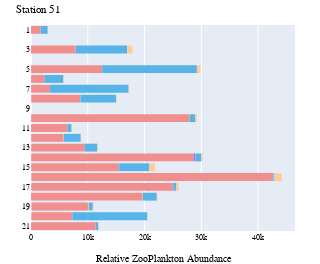
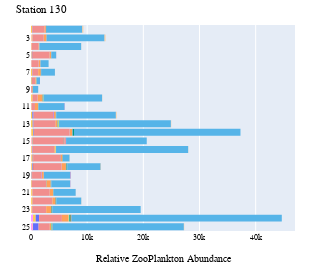

The notebook cell these images were saved under, in order:
### Code cell
stations = ['51', '130']

cm_to_px = 96 / 2.54  # Conversion factor from centimeters to pixels
width_in_cm = 5
height_in_cm = 7

tax_colors = {}

for station in stations:
    grouped_df = zooplankton_long[zooplankton_long['StationPrefix'] == station][['Station', 'ZooScan_group', 'count']]
    
    grouped_df = grouped_df.groupby(['Station', 'ZooScan_group']).agg({'count':'sum'}).reset_index()
    
    # Split station into prefix and suffix and change to integer
    grouped_df['Sample'] = [x.split('_')[1] for x in grouped_df['Station']]
    
    fig = px.histogram(grouped_df.sort_values(["Sample", 'ZooScan_group'], ascending=[True, True]), 
                x="count", 
                y="Sample",
                
                color='ZooScan_group',
                color_discrete_map={
                    "Rare": "#545454",
                    "Noctiluca": "#56B4E8",
                    "Calanoida": "#F18E8E",
                    "Echinodermata": "#009A83",
                    "Harpacticoida": "#F0E442",
                    "Mollusca": "#FF6600",
                    "Pisces_egg": "#FFCC99",
                    "Pisces_larvae": "#6600CC",
                },
                category_orders={
                    "Sample": ['1', '2', '3', '4', '5', '6', '7', '8', '9', '10',
                               '11', '12', '13', '14', '15', '16', '17', '18', '19', '20',
                               '21', '22', '23', '24', '25']
                },                        
                orientation='h'
            )

    fig.update_layout(
        font=dict(
            family="Times New Roman, serif",  # Set the font family to Times New Roman
            size=8,  # Set the font size
            color="black"  # Set the font color
        ),
        autosize=False,
        width=width_in_cm * cm_to_px,
        height=height_in_cm * cm_to_px,
        margin=dict( # Set the margins
            l=0,  # Left margin
            r=25,  # Right margin
            b=25,  # Bottom margin
            t=25  # Top margin
        ),
        showlegend=False,
        xaxis_title_text='Relative ZooPlankton Abundance',
        title_text='Station {}'.format(station),
        yaxis_title_text=''
    )

    fig.show()

    for trace in fig.data:
        # If trace is not in the dictionary, add it
        if trace.name not in tax_colors:
            # If trace contains a color already in use, give an error
            if trace.marker.color in tax_colors.values():
                raise ValueError(f'Color for {trace.name} already in use, review color disctrete map')
            tax_colors[trace.name] = trace.marker.color
           
    # Save figure as svg
    fig.write_image("../figures/zooplankton/zooscan_absolute_abundance_{}.svg".format(station), scale=1)

### Figure 1 — Plotly figure (JSON) as saved in the notebook; plotly's stock layout.template omitted (floating-point values rounded to 4 significant figures)
{"data": [{"alignmentgroup": "True", "bingroup": "y", "histfunc": "sum", "hovertemplate": "ZooScan_group=Annelida<br>sum of count=%{x}<br>Sample=%{y}<extra></extra>", "legendgroup": "Annelida", "marker": {"color": "#FF97FF", "pattern": {"shape": ""}}, "name": "Annelida", "offsetgroup": "Annelida", "orientation": "h", "showlegend": true, "type": "histogram", "x": [2.688, 24.33, 0, 11.51, 32.57, 43.37, 21.9, 67.3, 23.33, 12.11, 126.3, 0, 110.6, 19.17, 10.98, 0, 0, 6.082, 25.27, 50.41, 0], "xaxis": "x", "y": ["1", "10", "11", "12", "13", "14", "15", "16", "17", "18", "19", "2", "20", "21", "3", "4", "5", "6", "7", "8", "9"], "yaxis": "y"}, {"alignmentgroup": "True", "bingroup": "y", "histfunc": "sum", "hovertemplate": "ZooScan_group=Appendicularia<br>sum of count=%{x}<br>Sample=%{y}<extra></extra>", "legendgroup": "Appendicularia", "marker": {"color": "#FECB52", "pattern": {"shape": ""}}, "name": "Appendicularia", "offsetgroup": "Appendicularia", "orientation": "h", "showlegend": true, "type": "histogram", "x": [5.375, 0, 11.9, 5.755, 5.429, 10.84, 0, 0, 0, 0, 12.63, 0, 0, 0, 5.491, 0, 11.74, 3.041, 0, 6.302, 0], "xaxis": "x", "y": ["1", "10", "11", "12", "13", "14", "15", "16", "17", "18", "19", "2", "20", "21", "3", "4", "5", "6", "7", "8", "9"], "yaxis": "y"}, {"alignmentgroup": "True", "bingroup": "y", "histfunc": "sum", "hovertemplate": "ZooScan_group=Bellerochea<br>sum of count=%{x}<br>Sample=%{y}<extra></extra>", "legendgroup": "Bellerochea", "marker": {"color": "#636efa", "pattern": {"shape": ""}}, "name": "Bellerochea", "offsetgroup": "Bellerochea", "orientation": "h", "showlegend": true, "type": "histogram", "x": [0, 0, 0, 0, 0, 0, 0, 0, 0, 0, 0, 0, 0, 0, 0, 0, 0, 0, 0, 0, 0], "xaxis": "x", "y": ["1", "10", "11", "12", "13", "14", "15", "16", "17", "18", "19", "2", "20", "21", "3", "4", "5", "6", "7", "8", "9"], "yaxis": "y"}, {"alignmentgroup": "True", "bingroup": "y", "histfunc": "sum", "hovertemplate": "ZooScan_group=Brachyura_zoea<br>sum of count=%{x}<br>Sample=%{y}<extra></extra>", "legendgroup": "Brachyura_zoea", "marker": {"color": "#EF553B", "pattern": {"shape": ""}}, "name": "Brachyura_zoea", "offsetgroup": "Brachyura_zoea", "orientation": "h", "showlegend": true, "type": "histogram", "x": [0, 0, 5.952, 17.27, 16.29, 75.9, 21.9, 0, 23.33, 0, 6.314, 0, 0, 0, 0, 0, 0, 0, 0, 0, 0], "xaxis": "x", "y": ["1", "10", "11", "12", "13", "14", "15", "16", "17", "18", "19", "2", "20", "21", "3", "4", "5", "6", "7", "8", "9"], "yaxis": "y"}, {"alignmentgroup": "True", "bingroup": "y", "histfunc": "sum", "hovertemplate": "ZooScan_group=Calanoida<br>sum of count=%{x}<br>Sample=%{y}<extra></extra>", "legendgroup": "Calanoida", "marker": {"color": "#F18E8E", "pattern": {"shape": ""}}, "name": "Calanoida", "offsetgroup": "Calanoida", "orientation": "h", "showlegend": true, "type": "histogram", "x": [1669.0, 27930.0, 6362.0, 5675.0, 9397.0, 28520.0, 15390.0, 42510.0, 24920.0, 19590.0, 9939.0, 0, 7087.0, 11330.0, 7819.0, 0, 12490.0, 2363.0, 3298.0, 8570.0, 0], "xaxis": "x", "y": ["1", "10", "11", "12", "13", "14", "15", "16", "17", "18", "19", "2", "20", "21", "3", "4", "5", "6", "7", "8", "9"], "yaxis": "y"}, {"alignmentgroup": "True", "bingroup": "y", "histfunc": "sum", "hovertemplate": "ZooScan_group=Caridae_zoea<br>sum of count=%{x}<br>Sample=%{y}<extra></extra>", "legendgroup": "Caridae_zoea", "marker": {"color": "#00cc96", "pattern": {"shape": ""}}, "name": "Caridae_zoea", "offsetgroup": "Caridae_zoea", "orientation": "h", "showlegend": true, "type": "histogram", "x": [0, 0, 5.952, 0, 0, 32.53, 10.95, 0, 0, 0, 0, 0, 0, 0, 0, 0, 0, 0, 0, 0, 0], "xaxis": "x", "y": ["1", "10", "11", "12", "13", "14", "15", "16", "17", "18", "19", "2", "20", "21", "3", "4", "5", "6", "7", "8", "9"], "yaxis": "y"}, {"alignmentgroup": "True", "bingroup": "y", "histfunc": "sum", "hovertemplate": "ZooScan_group=Cirripeda_cyp<br>sum of count=%{x}<br>Sample=%{y}<extra></extra>", "legendgroup": "Cirripeda_cyp", "marker": {"color": "#ab63fa", "pattern": {"shape": ""}}, "name": "Cirripeda_cyp", "offsetgroup": "Cirripeda_cyp", "orientation": "h", "showlegend": true, "type": "histogram", "x": [13.44, 0, 23.81, 11.51, 32.57, 260.2, 43.81, 44.87, 116.7, 36.33, 63.14, 0, 26.03, 38.33, 32.94, 0, 0, 3.041, 18.95, 44.11, 0], "xaxis": "x", "y": ["1", "10", "11", "12", "13", "14", "15", "16", "17", "18", "19", "2", "20", "21", "3", "4", "5", "6", "7", "8", "9"], "yaxis": "y"}, {"alignmentgroup": "True", "bingroup": "y", "histfunc": "sum", "hovertemplate": "ZooScan_group=Cirripeda_naup<br>sum of count=%{x}<br>Sample=%{y}<extra></extra>", "legendgroup": "Cirripeda_naup", "marker": {"color": "#FFA15A", "pattern": {"shape": ""}}, "name": "Cirripeda_naup", "offsetgroup": "Cirripeda_naup", "orientation": "h", "showlegend": true, "type": "histogram", "x": [0, 0, 11.9, 0, 0, 21.69, 21.9, 0, 0, 24.22, 0, 0, 0, 0, 21.96, 0, 0, 0, 0, 0, 0], "xaxis": "x", "y": ["1", "10", "11", "12", "13", "14", "15", "16", "17", "18", "19", "2", "20", "21", "3", "4", "5", "6", "7", "8", "9"], "yaxis": "y"}, {"alignmentgroup": "True", "bingroup": "y", "histfunc": "sum", "hovertemplate": "ZooScan_group=Cnidaria<br>sum of count=%{x}<br>Sample=%{y}<extra></extra>", "legendgroup": "Cnidaria", "marker": {"color": "#19d3f3", "pattern": {"shape": ""}}, "name": "Cnidaria", "offsetgroup": "Cnidaria", "orientation": "h", "showlegend": true, "type": "histogram", "x": [16.13, 48.65, 0, 17.27, 27.14, 21.69, 0, 22.43, 0, 12.11, 0, 0, 0, 0, 21.96, 0, 58.68, 0, 0, 25.21, 0], "xaxis": "x", "y": ["1", "10", "11", "12", "13", "14", "15", "16", "17", "18", "19", "2", "20", "21", "3", "4", "5", "6", "7", "8", "9"], "yaxis": "y"}, {"alignmentgroup": "True", "bingroup": "y", "histfunc": "sum", "hovertemplate": "ZooScan_group=Ctenophora<br>sum of count=%{x}<br>Sample=%{y}<extra></extra>", "legendgroup": "Ctenophora", "marker": {"color": "#FF6692", "pattern": {"shape": ""}}, "name": "Ctenophora", "offsetgroup": "Ctenophora", "orientation": "h", "showlegend": true, "type": "histogram", "x": [2.688, 0, 0, 0, 0, 10.84, 0, 0, 0, 0, 0, 0, 0, 0, 10.98, 0, 0, 0, 0, 0, 0], "xaxis": "x", "y": ["1", "10", "11", "12", "13", "14", "15", "16", "17", "18", "19", "2", "20", "21", "3", "4", "5", "6", "7", "8", "9"], "yaxis": "y"}, {"alignmentgroup": "True", "bingroup": "y", "histfunc": "sum", "hovertemplate": "ZooScan_group=Cumacea<br>sum of count=%{x}<br>Sample=%{y}<extra></extra>", "legendgroup": "Cumacea", "marker": {"color": "#B6E880", "pattern": {"shape": ""}}, "name": "Cumacea", "offsetgroup": "Cumacea", "orientation": "h", "showlegend": true, "type": "histogram", "x": [2.688, 24.33, 0, 46.04, 0, 10.84, 21.9, 44.87, 23.33, 36.33, 12.63, 0, 13.02, 0, 10.98, 0, 0, 6.082, 6.318, 12.6, 0], "xaxis": "x", "y": ["1", "10", "11", "12", "13", "14", "15", "16", "17", "18", "19", "2", "20", "21", "3", "4", "5", "6", "7", "8", "9"], "yaxis": "y"}, {"alignmentgroup": "True", "bingroup": "y", "histfunc": "sum", "hovertemplate": "ZooScan_group=Echinodermata<br>sum of count=%{x}<br>Sample=%{y}<extra></extra>", "legendgroup": "Echinodermata", "marker": {"color": "#009A83", "pattern": {"shape": ""}}, "name": "Echinodermata", "offsetgroup": "Echinodermata", "orientation": "h", "showlegend": true, "type": "histogram", "x": [0, 0, 0, 0, 0, 0, 0, 0, 0, 0, 0, 0, 0, 0, 0, 0, 0, 0, 0, 0, 0], "xaxis": "x", "y": ["1", "10", "11", "12", "13", "14", "15", "16", "17", "18", "19", "2", "20", "21", "3", "4", "5", "6", "7", "8", "9"], "yaxis": "y"}, {"alignmentgroup": "True", "bingroup": "y", "histfunc": "sum", "hovertemplate": "ZooScan_group=Harpacticoida<br>sum of count=%{x}<br>Sample=%{y}<extra></extra>", "legendgroup": "Harpacticoida", "marker": {"color": "#F0E442", "pattern": {"shape": ""}}, "name": "Harpacticoida", "offsetgroup": "Harpacticoida", "orientation": "h", "showlegend": true, "type": "histogram", "x": [0, 0, 0, 11.51, 5.429, 0, 10.95, 22.43, 0, 12.11, 75.77, 0, 39.05, 19.17, 0, 0, 0, 0, 12.64, 25.21, 0], "xaxis": "x", "y": ["1", "10", "11", "12", "13", "14", "15", "16", "17", "18", "19", "2", "20", "21", "3", "4", "5", "6", "7", "8", "9"], "yaxis": "y"}, {"alignmentgroup": "True", "bingroup": "y", "histfunc": "sum", "hovertemplate": "ZooScan_group=Mollusca<br>sum of count=%{x}<br>Sample=%{y}<extra></extra>", "legendgroup": "Mollusca", "marker": {"color": "#FF6600", "pattern": {"shape": ""}}, "name": "Mollusca", "offsetgroup": "Mollusca", "orientation": "h", "showlegend": true, "type": "histogram", "x": [0, 0, 0, 0, 0, 0, 0, 0, 0, 0, 0, 0, 0, 0, 0, 0, 0, 0, 0, 0, 0], "xaxis": "x", "y": ["1", "10", "11", "12", "13", "14", "15", "16", "17", "18", "19", "2", "20", "21", "3", "4", "5", "6", "7", "8", "9"], "yaxis": "y"}, {"alignmentgroup": "True", "bingroup": "y", "histfunc": "sum", "hovertemplate": "ZooScan_group=Noctiluca<br>sum of count=%{x}<br>Sample=%{y}<extra></extra>", "legendgroup": "Noctiluca", "marker": {"color": "#56B4E8", "pattern": {"shape": ""}}, "name": "Noctiluca", "offsetgroup": "Noctiluca", "orientation": "h", "showlegend": true, "type": "histogram", "x": [1220.0, 924.4, 726.1, 2964.0, 2161.0, 975.9, 5312.0, 179.5, 466.6, 2434.0, 656.7, 0, 13190.0, 460.0, 9004.0, 0, 16680.0, 3321.0, 13840.0, 6245.0, 0], "xaxis": "x", "y": ["1", "10", "11", "12", "13", "14", "15", "16", "17", "18", "19", "2", "20", "21", "3", "4", "5", "6", "7", "8", "9"], "yaxis": "y"}, {"alignmentgroup": "True", "bingroup": "y", "histfunc": "sum", "hovertemplate": "ZooScan_group=Pisces_egg<br>sum of count=%{x}<br>Sample=%{y}<extra></extra>", "legendgroup": "Pisces_egg", "marker": {"color": "#FFCC99", "pattern": {"shape": ""}}, "name": "Pisces_egg", "offsetgroup": "Pisces_egg", "orientation": "h", "showlegend": true, "type": "histogram", "x": [59.13, 291.9, 101.2, 109.3, 92.29, 281.9, 996.7, 1301.0, 420.0, 121.1, 126.3, 0, 71.58, 95.83, 944.4, 0, 633.8, 106.4, 107.4, 138.6, 0], "xaxis": "x", "y": ["1", "10", "11", "12", "13", "14", "15", "16", "17", "18", "19", "2", "20", "21", "3", "4", "5", "6", "7", "8", "9"], "yaxis": "y"}, {"alignmentgroup": "True", "bingroup": "y", "histfunc": "sum", "hovertemplate": "ZooScan_group=Pisces_larvae<br>sum of count=%{x}<br>Sample=%{y}<extra></extra>", "legendgroup": "Pisces_larvae", "marker": {"color": "#6600CC", "pattern": {"shape": ""}}, "name": "Pisces_larvae", "offsetgroup": "Pisces_larvae", "orientation": "h", "showlegend": true, "type": "histogram", "x": [2.688, 0, 0, 0, 0, 0, 0, 0, 0, 0, 0, 0, 0, 0, 0, 0, 0, 0, 0, 0, 0], "xaxis": "x", "y": ["1", "10", "11", "12", "13", "14", "15", "16", "17", "18", "19", "2", "20", "21", "3", "4", "5", "6", "7", "8", "9"], "yaxis": "y"}], "layout": {"autosize": false, "barmode": "relative", "font": {"color": "black", "family": "Times New Roman, serif", "size": 8}, "height": 264.6, "legend": {"title": {"text": "ZooScan_group"}, "tracegroupgap": 0}, "margin": {"b": 25, "l": 0, "r": 25, "t": 25}, "showlegend": false, "title": {"text": "Station 51"}, "width": 189.0, "xaxis": {"anchor": "y", "domain": [0, 1], "title": {"text": "Relative ZooPlankton Abundance"}}, "yaxis": {"anchor": "x", "categoryarray": ["25", "24", "23", "22", "21", "20", "19", "18", "17", "16", "15", "14", "13", "12", "11", "10", "9", "8", "7", "6", "5", "4", "3", "2", "1"], "categoryorder": "array", "domain": [0, 1], "title": {"text": ""}}}}

### Figure 2 — Plotly figure (JSON) as saved in the notebook; plotly's stock layout.template omitted (floating-point values rounded to 4 significant figures)
{"data": [{"alignmentgroup": "True", "bingroup": "y", "histfunc": "sum", "hovertemplate": "ZooScan_group=Annelida<br>sum of count=%{x}<br>Sample=%{y}<extra></extra>", "legendgroup": "Annelida", "marker": {"color": "#FF97FF", "pattern": {"shape": ""}}, "name": "Annelida", "offsetgroup": "Annelida", "orientation": "h", "showlegend": true, "type": "histogram", "x": [0, 27.0, 7.325, 0, 0, 52.09, 123.6, 43.69, 54.56, 38.41, 18.93, 0, 20.26, 34.26, 31.26, 55.8, 359.2, 293.3, 86.57, 10.18, 42.18, 14.16, 0, 0, 0], "xaxis": "x", "y": ["1", "10", "11", "12", "13", "14", "15", "16", "17", "18", "19", "2", "20", "21", "22", "23", "24", "25", "3", "4", "5", "6", "7", "8", "9"], "yaxis": "y"}, {"alignmentgroup": "True", "bingroup": "y", "histfunc": "sum", "hovertemplate": "ZooScan_group=Appendicularia<br>sum of count=%{x}<br>Sample=%{y}<extra></extra>", "legendgroup": "Appendicularia", "marker": {"color": "#FECB52", "pattern": {"shape": ""}}, "name": "Appendicularia", "offsetgroup": "Appendicularia", "orientation": "h", "showlegend": true, "type": "histogram", "x": [0, 243.0, 80.57, 240.9, 307.2, 364.6, 173.0, 131.1, 236.4, 211.2, 94.64, 176.1, 121.6, 217.0, 243.8, 139.5, 478.9, 58.67, 173.1, 91.61, 103.1, 61.38, 214.2, 141.5, 18.04], "xaxis": "x", "y": ["1", "10", "11", "12", "13", "14", "15", "16", "17", "18", "19", "2", "20", "21", "22", "23", "24", "25", "3", "4", "5", "6", "7", "8", "9"], "yaxis": "y"}, {"alignmentgroup": "True", "bingroup": "y", "histfunc": "sum", "hovertemplate": "ZooScan_group=Bellerochea<br>sum of count=%{x}<br>Sample=%{y}<extra></extra>", "legendgroup": "Bellerochea", "marker": {"color": "#636efa", "pattern": {"shape": ""}}, "name": "Bellerochea", "offsetgroup": "Bellerochea", "orientation": "h", "showlegend": true, "type": "histogram", "x": [0, 0, 21.97, 210.8, 139.6, 104.2, 49.42, 87.39, 54.56, 115.2, 56.79, 67.71, 20.26, 11.42, 12.5, 27.9, 598.6, 997.4, 24.73, 5.089, 93.72, 18.89, 48.68, 32.66, 9.018], "xaxis": "x", "y": ["1", "10", "11", "12", "13", "14", "15", "16", "17", "18", "19", "2", "20", "21", "22", "23", "24", "25", "3", "4", "5", "6", "7", "8", "9"], "yaxis": "y"}, {"alignmentgroup": "True", "bingroup": "y", "histfunc": "sum", "hovertemplate": "ZooScan_group=Brachyura_zoea<br>sum of count=%{x}<br>Sample=%{y}<extra></extra>", "legendgroup": "Brachyura_zoea", "marker": {"color": "#EF553B", "pattern": {"shape": ""}}, "name": "Brachyura_zoea", "offsetgroup": "Brachyura_zoea", "orientation": "h", "showlegend": true, "type": "histogram", "x": [0, 27.0, 0, 0, 0, 0, 0, 0, 90.94, 115.2, 18.93, 0, 20.26, 11.42, 25.01, 55.8, 0, 0, 0, 5.089, 70.29, 0, 9.736, 0, 3.006], "xaxis": "x", "y": ["1", "10", "11", "12", "13", "14", "15", "16", "17", "18", "19", "2", "20", "21", "22", "23", "24", "25", "3", "4", "5", "6", "7", "8", "9"], "yaxis": "y"}, {"alignmentgroup": "True", "bingroup": "y", "histfunc": "sum", "hovertemplate": "ZooScan_group=Calanoida<br>sum of count=%{x}<br>Sample=%{y}<extra></extra>", "legendgroup": "Calanoida", "marker": {"color": "#F18E8E", "pattern": {"shape": ""}}, "name": "Calanoida", "offsetgroup": "Calanoida", "orientation": "h", "showlegend": true, "type": "histogram", "x": [0, 809.9, 593.3, 3493.0, 3826.0, 6303.0, 5510.0, 3889.0, 4856.0, 4935.0, 1666.0, 2126.0, 2492.0, 3049.0, 3470.0, 2427.0, 4070.0, 1995.0, 1966.0, 1242.0, 2915.0, 1237.0, 1003.0, 587.8, 156.3], "xaxis": "x", "y": ["1", "10", "11", "12", "13", "14", "15", "16", "17", "18", "19", "2", "20", "21", "22", "23", "24", "25", "3", "4", "5", "6", "7", "8", "9"], "yaxis": "y"}, {"alignmentgroup": "True", "bingroup": "y", "histfunc": "sum", "hovertemplate": "ZooScan_group=Caridae_zoea<br>sum of count=%{x}<br>Sample=%{y}<extra></extra>", "legendgroup": "Caridae_zoea", "marker": {"color": "#00cc96", "pattern": {"shape": ""}}, "name": "Caridae_zoea", "offsetgroup": "Caridae_zoea", "orientation": "h", "showlegend": true, "type": "histogram", "x": [0, 0, 0, 0, 0, 0, 24.71, 0, 18.19, 0, 0, 0, 60.78, 0, 6.251, 0, 0, 0, 0, 0, 0, 0, 0, 10.89, 0], "xaxis": "x", "y": ["1", "10", "11", "12", "13", "14", "15", "16", "17", "18", "19", "2", "20", "21", "22", "23", "24", "25", "3", "4", "5", "6", "7", "8", "9"], "yaxis": "y"}, {"alignmentgroup": "True", "bingroup": "y", "histfunc": "sum", "hovertemplate": "ZooScan_group=Cirripeda_cyp<br>sum of count=%{x}<br>Sample=%{y}<extra></extra>", "legendgroup": "Cirripeda_cyp", "marker": {"color": "#ab63fa", "pattern": {"shape": ""}}, "name": "Cirripeda_cyp", "offsetgroup": "Cirripeda_cyp", "orientation": "h", "showlegend": true, "type": "histogram", "x": [0, 54.0, 7.325, 120.4, 55.86, 52.09, 74.13, 0, 18.19, 38.41, 75.72, 13.54, 20.26, 11.42, 12.5, 0, 0, 0, 24.73, 5.089, 56.23, 33.05, 0, 10.89, 6.012], "xaxis": "x", "y": ["1", "10", "11", "12", "13", "14", "15", "16", "17", "18", "19", "2", "20", "21", "22", "23", "24", "25", "3", "4", "5", "6", "7", "8", "9"], "yaxis": "y"}, {"alignmentgroup": "True", "bingroup": "y", "histfunc": "sum", "hovertemplate": "ZooScan_group=Cirripeda_naup<br>sum of count=%{x}<br>Sample=%{y}<extra></extra>", "legendgroup": "Cirripeda_naup", "marker": {"color": "#FFA15A", "pattern": {"shape": ""}}, "name": "Cirripeda_naup", "offsetgroup": "Cirripeda_naup", "orientation": "h", "showlegend": true, "type": "histogram", "x": [0, 917.9, 542.0, 361.3, 391.0, 468.8, 148.3, 218.5, 291.0, 768.2, 340.7, 243.8, 769.8, 593.9, 587.6, 948.5, 1197.0, 234.7, 470.0, 122.1, 309.3, 311.6, 467.3, 174.2, 120.2], "xaxis": "x", "y": ["1", "10", "11", "12", "13", "14", "15", "16", "17", "18", "19", "2", "20", "21", "22", "23", "24", "25", "3", "4", "5", "6", "7", "8", "9"], "yaxis": "y"}, {"alignmentgroup": "True", "bingroup": "y", "histfunc": "sum", "hovertemplate": "ZooScan_group=Cnidaria<br>sum of count=%{x}<br>Sample=%{y}<extra></extra>", "legendgroup": "Cnidaria", "marker": {"color": "#19d3f3", "pattern": {"shape": ""}}, "name": "Cnidaria", "offsetgroup": "Cnidaria", "orientation": "h", "showlegend": true, "type": "histogram", "x": [0, 27.0, 14.65, 30.11, 27.93, 52.09, 24.71, 21.85, 18.19, 38.41, 18.93, 0, 60.78, 45.68, 0, 0, 0, 58.67, 12.37, 10.18, 0, 9.443, 9.736, 10.89, 9.018], "xaxis": "x", "y": ["1", "10", "11", "12", "13", "14", "15", "16", "17", "18", "19", "2", "20", "21", "22", "23", "24", "25", "3", "4", "5", "6", "7", "8", "9"], "yaxis": "y"}, {"alignmentgroup": "True", "bingroup": "y", "histfunc": "sum", "hovertemplate": "ZooScan_group=Ctenophora<br>sum of count=%{x}<br>Sample=%{y}<extra></extra>", "legendgroup": "Ctenophora", "marker": {"color": "#FF6692", "pattern": {"shape": ""}}, "name": "Ctenophora", "offsetgroup": "Ctenophora", "orientation": "h", "showlegend": true, "type": "histogram", "x": [0, 0, 7.325, 0, 27.93, 26.04, 98.84, 0, 0, 38.41, 18.93, 40.63, 20.26, 11.42, 6.251, 0, 0, 0, 0, 0, 9.372, 9.443, 9.736, 0, 0], "xaxis": "x", "y": ["1", "10", "11", "12", "13", "14", "15", "16", "17", "18", "19", "2", "20", "21", "22", "23", "24", "25", "3", "4", "5", "6", "7", "8", "9"], "yaxis": "y"}, {"alignmentgroup": "True", "bingroup": "y", "histfunc": "sum", "hovertemplate": "ZooScan_group=Cumacea<br>sum of count=%{x}<br>Sample=%{y}<extra></extra>", "legendgroup": "Cumacea", "marker": {"color": "#B6E880", "pattern": {"shape": ""}}, "name": "Cumacea", "offsetgroup": "Cumacea", "orientation": "h", "showlegend": true, "type": "histogram", "x": [0, 0, 0, 0, 0, 0, 0, 0, 0, 19.2, 0, 0, 0, 0, 0, 0, 119.7, 0, 0, 0, 4.686, 0, 0, 0, 0], "xaxis": "x", "y": ["1", "10", "11", "12", "13", "14", "15", "16", "17", "18", "19", "2", "20", "21", "22", "23", "24", "25", "3", "4", "5", "6", "7", "8", "9"], "yaxis": "y"}, {"alignmentgroup": "True", "bingroup": "y", "histfunc": "sum", "hovertemplate": "ZooScan_group=Echinodermata<br>sum of count=%{x}<br>Sample=%{y}<extra></extra>", "legendgroup": "Echinodermata", "marker": {"color": "#009A83", "pattern": {"shape": ""}}, "name": "Echinodermata", "offsetgroup": "Echinodermata", "orientation": "h", "showlegend": true, "type": "histogram", "x": [0, 80.99, 43.95, 0, 111.7, 234.4, 24.71, 0, 36.38, 153.6, 0, 94.8, 20.26, 22.84, 81.27, 111.6, 239.4, 58.67, 12.37, 10.18, 0, 9.443, 38.95, 32.66, 18.04], "xaxis": "x", "y": ["1", "10", "11", "12", "13", "14", "15", "16", "17", "18", "19", "2", "20", "21", "22", "23", "24", "25", "3", "4", "5", "6", "7", "8", "9"], "yaxis": "y"}, {"alignmentgroup": "True", "bingroup": "y", "histfunc": "sum", "hovertemplate": "ZooScan_group=Harpacticoida<br>sum of count=%{x}<br>Sample=%{y}<extra></extra>", "legendgroup": "Harpacticoida", "marker": {"color": "#F0E442", "pattern": {"shape": ""}}, "name": "Harpacticoida", "offsetgroup": "Harpacticoida", "orientation": "h", "showlegend": true, "type": "histogram", "x": [0, 54.0, 21.97, 30.11, 111.7, 0, 0, 65.54, 0, 0, 0, 0, 0, 0, 18.75, 0, 0, 58.67, 0, 10.18, 4.686, 0, 0, 10.89, 3.006], "xaxis": "x", "y": ["1", "10", "11", "12", "13", "14", "15", "16", "17", "18", "19", "2", "20", "21", "22", "23", "24", "25", "3", "4", "5", "6", "7", "8", "9"], "yaxis": "y"}, {"alignmentgroup": "True", "bingroup": "y", "histfunc": "sum", "hovertemplate": "ZooScan_group=Mollusca<br>sum of count=%{x}<br>Sample=%{y}<extra></extra>", "legendgroup": "Mollusca", "marker": {"color": "#FF6600", "pattern": {"shape": ""}}, "name": "Mollusca", "offsetgroup": "Mollusca", "orientation": "h", "showlegend": true, "type": "histogram", "x": [0, 0, 0, 0, 0, 0, 0, 0, 0, 0, 0, 0, 0, 22.84, 6.251, 27.9, 119.7, 58.67, 12.37, 0, 0, 0, 0, 0, 0], "xaxis": "x", "y": ["1", "10", "11", "12", "13", "14", "15", "16", "17", "18", "19", "2", "20", "21", "22", "23", "24", "25", "3", "4", "5", "6", "7", "8", "9"], "yaxis": "y"}, {"alignmentgroup": "True", "bingroup": "y", "histfunc": "sum", "hovertemplate": "ZooScan_group=Noctiluca<br>sum of count=%{x}<br>Sample=%{y}<extra></extra>", "legendgroup": "Noctiluca", "marker": {"color": "#56B4E8", "pattern": {"shape": ""}}, "name": "Noctiluca", "offsetgroup": "Noctiluca", "orientation": "h", "showlegend": true, "type": "histogram", "x": [0, 10420.0, 4615.0, 10630.0, 19910.0, 29640.0, 14360.0, 23530.0, 1200.0, 5934.0, 4675.0, 6379.0, 3343.0, 3929.0, 4451.0, 15730.0, 37470.0, 23410.0, 10310.0, 7420.0, 862.3, 1431.0, 2463.0, 576.9, 940.8], "xaxis": "x", "y": ["1", "10", "11", "12", "13", "14", "15", "16", "17", "18", "19", "2", "20", "21", "22", "23", "24", "25", "3", "4", "5", "6", "7", "8", "9"], "yaxis": "y"}, {"alignmentgroup": "True", "bingroup": "y", "histfunc": "sum", "hovertemplate": "ZooScan_group=Pisces_egg<br>sum of count=%{x}<br>Sample=%{y}<extra></extra>", "legendgroup": "Pisces_egg", "marker": {"color": "#FFCC99", "pattern": {"shape": ""}}, "name": "Pisces_egg", "offsetgroup": "Pisces_egg", "orientation": "h", "showlegend": true, "type": "histogram", "x": [0, 27.0, 7.325, 120.4, 55.86, 0, 0, 21.85, 36.38, 57.61, 37.86, 176.1, 20.26, 11.42, 25.01, 0, 0, 58.67, 173.1, 15.27, 14.06, 9.443, 9.736, 0, 3.006], "xaxis": "x", "y": ["1", "10", "11", "12", "13", "14", "15", "16", "17", "18", "19", "2", "20", "21", "22", "23", "24", "25", "3", "4", "5", "6", "7", "8", "9"], "yaxis": "y"}, {"alignmentgroup": "True", "bingroup": "y", "histfunc": "sum", "hovertemplate": "ZooScan_group=Pisces_larvae<br>sum of count=%{x}<br>Sample=%{y}<extra></extra>", "legendgroup": "Pisces_larvae", "marker": {"color": "#6600CC", "pattern": {"shape": ""}}, "name": "Pisces_larvae", "offsetgroup": "Pisces_larvae", "orientation": "h", "showlegend": true, "type": "histogram", "x": [0, 0, 21.97, 0, 0, 0, 0, 0, 0, 0, 37.86, 0, 20.26, 0, 0, 0, 0, 0, 0, 0, 9.372, 0, 0, 10.89, 0], "xaxis": "x", "y": ["1", "10", "11", "12", "13", "14", "15", "16", "17", "18", "19", "2", "20", "21", "22", "23", "24", "25", "3", "4", "5", "6", "7", "8", "9"], "yaxis": "y"}], "layout": {"autosize": false, "barmode": "relative", "font": {"color": "black", "family": "Times New Roman, serif", "size": 8}, "height": 264.6, "legend": {"title": {"text": "ZooScan_group"}, "tracegroupgap": 0}, "margin": {"b": 25, "l": 0, "r": 25, "t": 25}, "showlegend": false, "title": {"text": "Station 130"}, "width": 189.0, "xaxis": {"anchor": "y", "domain": [0, 1], "title": {"text": "Relative ZooPlankton Abundance"}}, "yaxis": {"anchor": "x", "categoryarray": ["25", "24", "23", "22", "21", "20", "19", "18", "17", "16", "15", "14", "13", "12", "11", "10", "9", "8", "7", "6", "5", "4", "3", "2", "1"], "categoryorder": "array", "domain": [0, 1], "title": {"text": ""}}}}
